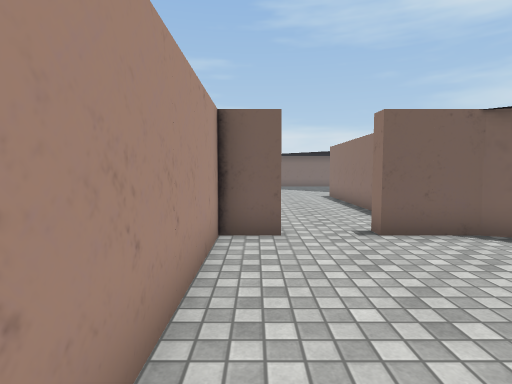
[1] (above)

16 first-person views from a walk through a 3-D level made in the Unity game engine. The camera is 1.3 m above the floor, tilts 4° down and sees 80° across. Doors are open. The floor is counted in squares, 1 m on a side. Each view is taken from the middle of a square. On the plan, view 1 faces up. The plan holds only what a view shows up to about 14 squares ahead; the rest is blank. The place goes on beyond the plan. Some animated figures are left out. Some surface patterns are stand-ins.

[2]
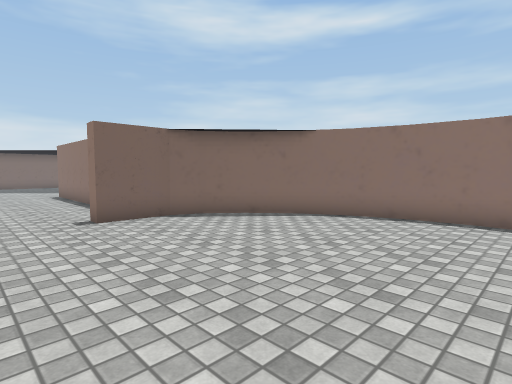

[3]
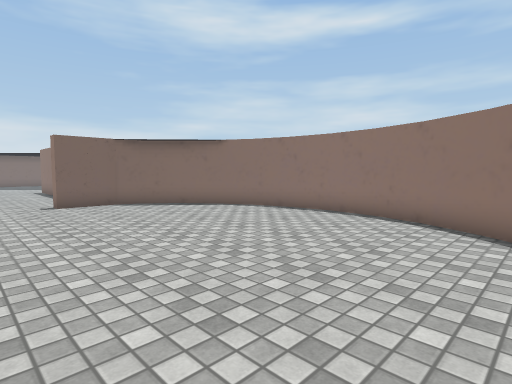

[4]
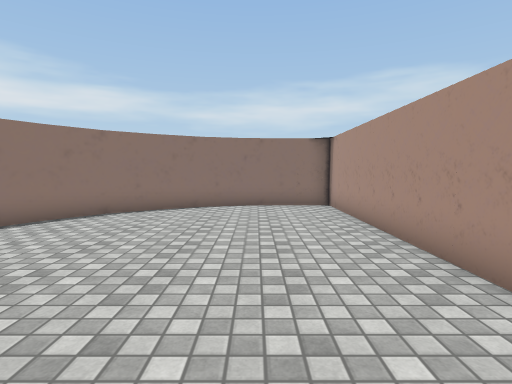

[5]
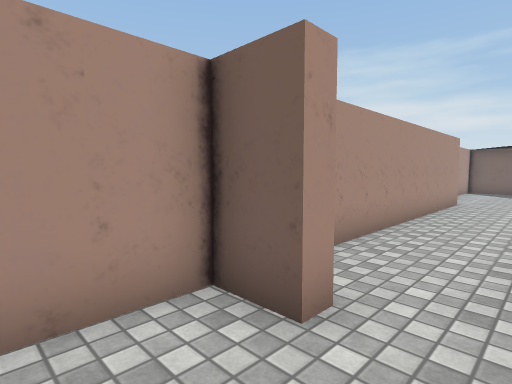

[6]
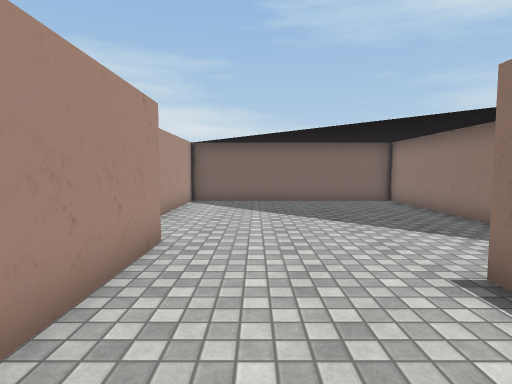

[7]
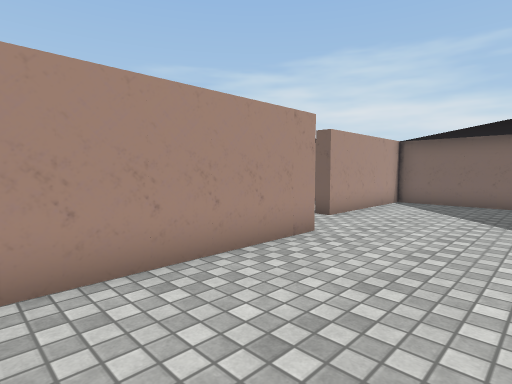

[8]
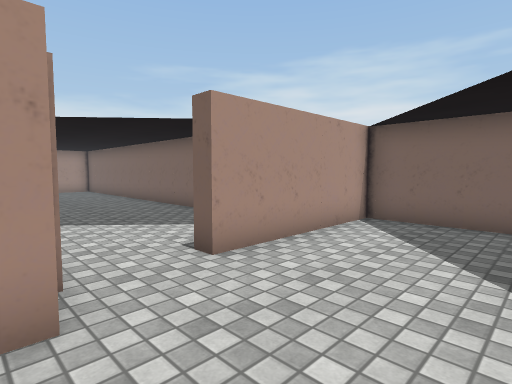

[9]
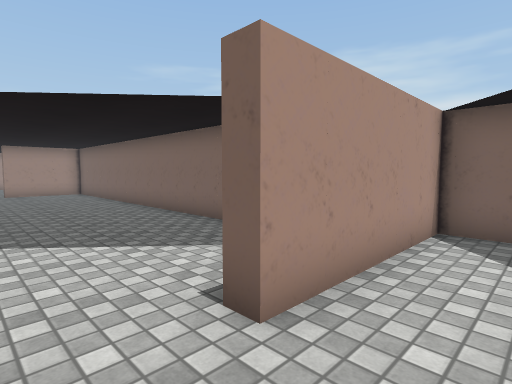

[10]
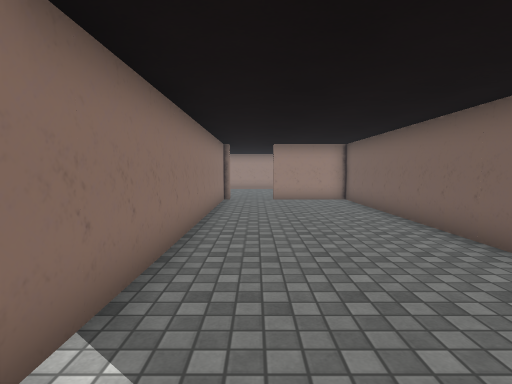

[11]
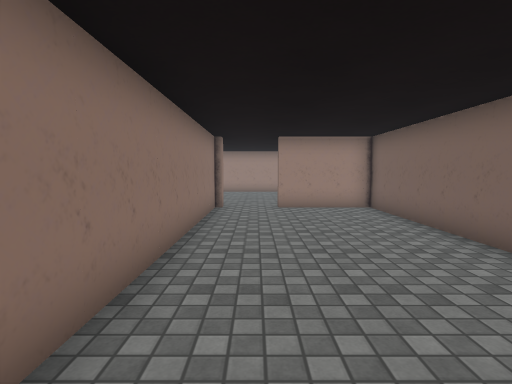

[12]
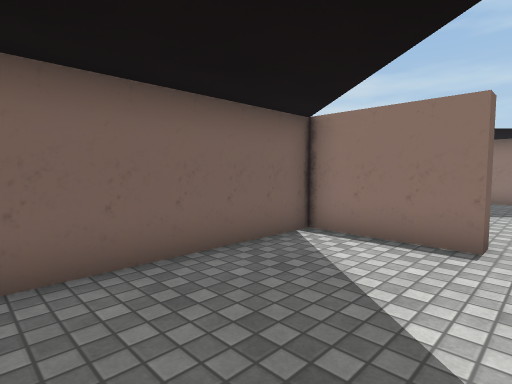

[13]
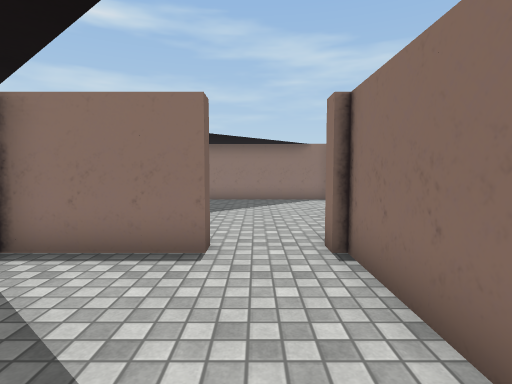

[14]
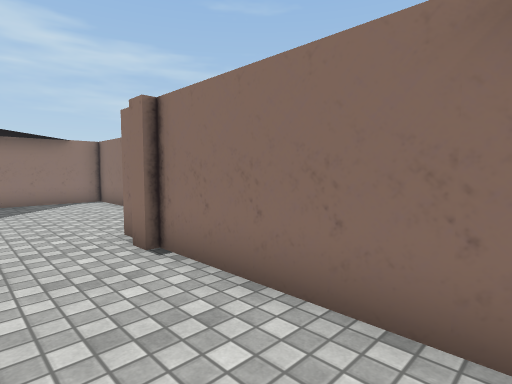

[15]
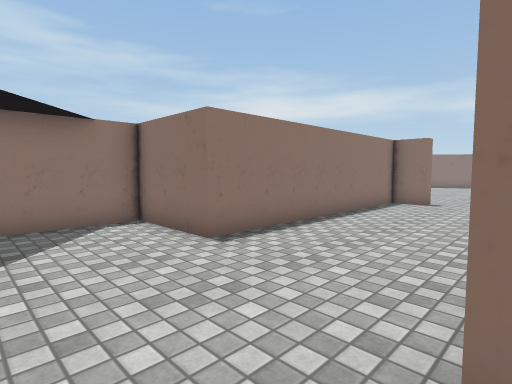

[16]
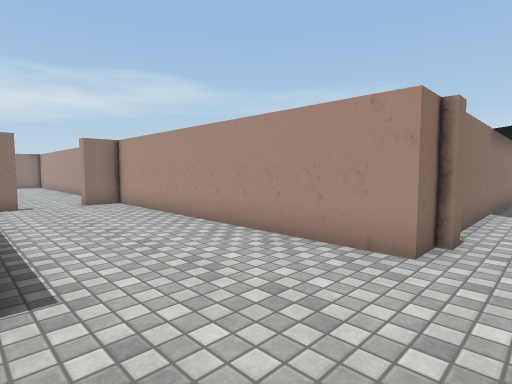

### Floor plan
Points are (right, up) in squares from view 1. A wall is a line through its corners. A room is listed if a view was taken in it or the views show most of it. See-through windows are left out.
Room 1 (views 1, 2, 3, 4, 5)
walls: (8.6, -2.2) (8.8, -0.6); (8.8, -0.7) (8.6, 0.9) (8.1, 2.4); (8.2, -3.7) (8.6, -2.1); (8.1, 2.3) (7.4, 3.6); (6.5, -6.2) (7.5, -4.9) (8.2, -3.5); (7.5, 3.6) (6.4, 4.9); (5.2, -7.2) (6.6, -6.1); (6.4, 4.8) (5.4, 5.7) (4.5, 6) (2.5, 6); (2.5, -8.3) (3.9, -7.9) (5.3, -7.1); (0.5, 6) (-0.7, 6) (-0.7, -8.4) (1.5, -8.4); (1.5, -8.5) (2.6, -8.3)
ways out: open door at (1.5, 6) to room 2
Room 2 (views 6, 7, 8, 9, 15, 16)
walls: (-1.9, 17.6) (-0.7, 17.6) (-0.7, 6.6) (0.5, 6.6) (0.5, 6); (2.5, 6) (2.5, 6.6) (3.7, 6.6) (3.7, 15.5) (6.7, 15.5) (6.7, 25.1) (-1.7, 25.1) (-1.7, 19.8)
ways out: open door at (1.5, 6) to room 1; open door at (-2, 18.5) to room 3
Room 3 (views 10, 11, 12, 13, 14)
walls: (-18.6, 17.6) (-2.2, 17.6); (-2.2, 19.8) (-2.2, 23.1) (-18.7, 23.1) (-18.7, 19.8)
ways out: open door at (-2, 18.5) to room 2; open door at (-19, 18.5)

Positions as (right, up) in squares from view 1, and headings:
1: (0, 0), facing up
2: (0, -2), facing up-right
3: (0, -6), facing up-right
4: (2, 3), facing down
5: (2, 4), facing up-left
6: (1, 12), facing up
7: (3, 12), facing up-left
8: (2, 17), facing up-left
9: (0, 18), facing up-left
10: (-5, 19), facing left
11: (-8, 19), facing left
12: (-8, 19), facing up-right
13: (-7, 19), facing right
14: (-7, 20), facing down-right
15: (-1, 19), facing down-right
16: (4, 19), facing down-left
